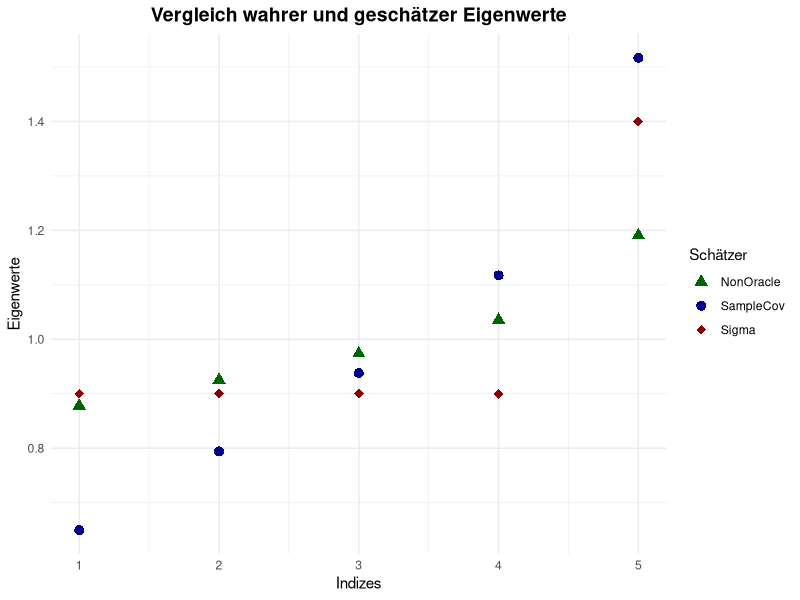
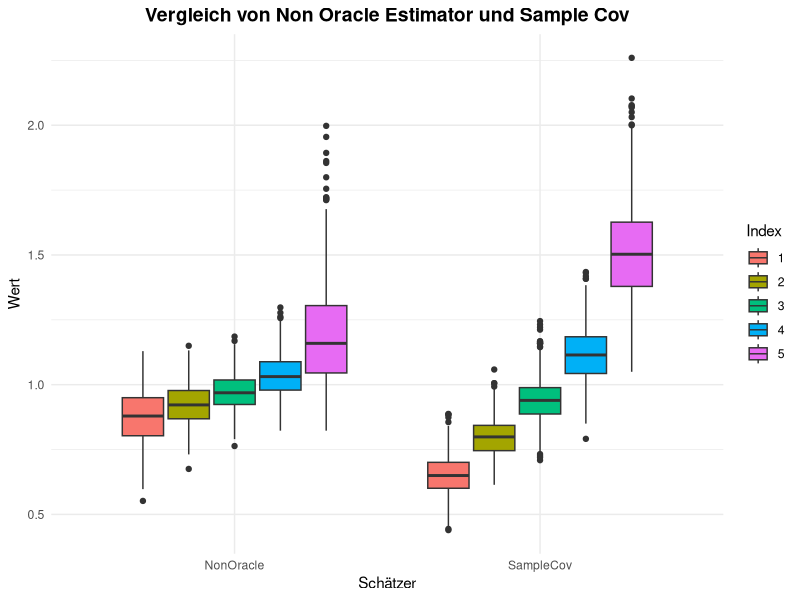
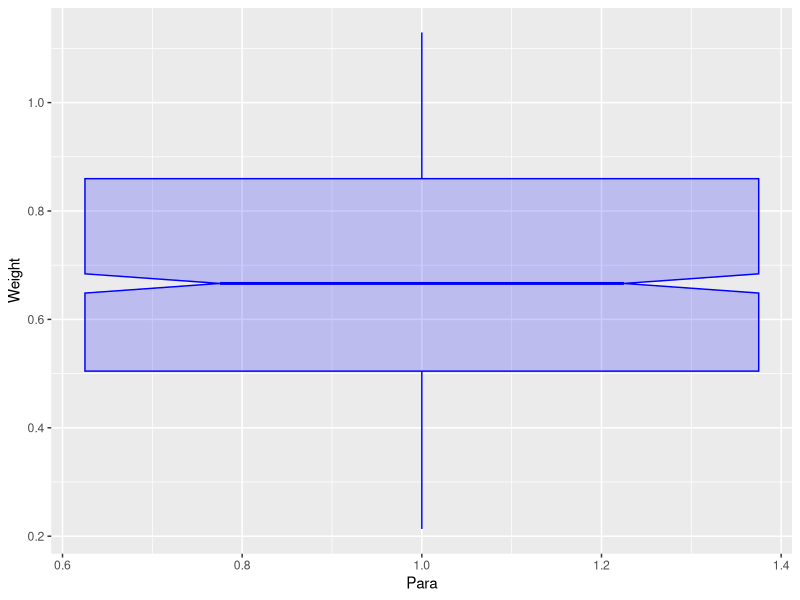

R code for these plots, in order:
library(tidyverse)
library(MASS)

## Aufgabe c)

# Parameter
p <- 5
n <- 100
M <- 1000
Sigma <- matrix(c( 1 , rep (.1 ,4) , .1 , 1 , rep ( .1 , 3 ) , .1 , .1 , 1 , .1 , .1 , rep(.1 ,3) ,1 ,.1 , rep (.1 ,4) ,1) ,5 ,5)
mu <- c(rep(0,p))
w <- 0:100/100
gamma <- (1/5) * sum(diag(Sigma))


# Funktion zur Berechnung des Non-Oracle Estimator

get_non_oracle_estimator <- function(n, p){
  # Daten simulieren
  Sigma <- diag(0.9, nrow = p, ncol = p) + matrix(0.1, nrow = p, ncol = p)
  mu = c(rep(0,p))
  X <- mvrnorm(n, mu, Sigma)
  sample_cov <- (1/n) * t(X) %*% X
  
  # Parameter schätzen
  # gamma
  gamma <- (1/p) * sum(diag(sample_cov %*% diag(p)))

  # delta^2
  delta2 <- (1/5) * norm((sample_cov - gamma * diag(p)), type = "F")^2
  
  # beta^2
  beta2_help <- rep(0, n)
  for (i in 1:n){
    temp <- outer(t(X)[,i] , X[i,]) - sample_cov
    # Produkt zweier Vektoren um (n x n)-Matrix zu erhalten
    beta2_help[i] <- (1/p) * norm(temp, type = "F")^2 
  }
  beta2_pilot <- (1/n^2) * sum(beta2_help)
  beta2 <- min(beta2_pilot, delta2)
  
  # alpha^2
  alpha2 <- delta2 - beta2
  
  # Gewichte berechnen
  rho1 <- (beta2/delta2) * gamma
  rho2 <- alpha2/delta2
  
  # Schätzer berechen
  estimator <- rho1 * diag(p) + rho2 * sample_cov
  return(list(estimator = estimator, para1 = rho1, para2 = rho2))
}

get_sample_cov <- function(n, p){
  Sigma <- diag(0.9, nrow = p, ncol = p) + matrix(0.1, nrow = p, ncol = p)
  mu = c(rep(0,p))
  X <- mvrnorm(n, mu, Sigma)
  sample_cov <- (1/n) * t(X) %*% X
  return(sample_cov)
}


# Monte-Carlo Simulation und Berechnung der Eigenwerte

get_estimated_ev <- function(M, n, p){
  
  sum_ev_sample_cov <- rep(0,p)
  for (i in (1:M)){
    estimator <- get_sample_cov(n, p)
    sum_ev_sample_cov <- sum_ev_sample_cov + sort(eigen(estimator, symmetric=TRUE, only.values=TRUE)$values, decreasing = FALSE) 
  }
  
  sum_ev_non_oracle <- rep(0,p)
  for (i in (1:M)){
    estimator <- get_non_oracle_estimator(n, p)$estimator
    sum_ev_non_oracle <- sum_ev_non_oracle + sort(eigen(estimator, symmetric=TRUE, only.values=TRUE)$values, decreasing = FALSE) 
  }
  
  estimated_ev <- data.frame(matrix(0, p, 2))
  colnames(estimated_ev) <- c("SampleCov", "NonOracle")
  
  estimated_ev$SampleCov <- sum_ev_sample_cov/M
  estimated_ev$NonOracle <- sum_ev_non_oracle/M
  
  return(estimated_ev)
}

estimated_ev <- get_estimated_ev(1000, 100, 5)
true_eigenvalues <- sort(eigen(Sigma)$values)
indizes <- (1:5)

ggplot() +
  geom_point(aes(x = indizes, y = estimated_ev$SampleCov, color = "SampleCov", shape = "SampleCov"), size = 3) +
  geom_point(aes(x = indizes, y = estimated_ev$NonOracle, color = "NonOracle", shape = "NonOracle"), size = 3) +
  geom_point(aes(x = indizes, y = true_eigenvalues, color = "Sigma", shape = "Sigma"), size = 3) +
  labs(x = "Indizes", y = "Eigenwerte", title = "Vergleich wahrer und geschätzer Eigenwerte") + 
  scale_color_manual(
    values = c("SampleCov" = "darkblue", "NonOracle" = "darkgreen", "Sigma" = "darkred"),
    name = "Schätzer"
  ) + 
  scale_shape_manual(
    values = c("SampleCov" = 16, "NonOracle" = 17, "Sigma" = 18), # Form der Punkte
    name = "Schätzer"
  ) +
  theme_minimal() +
  theme(
    plot.title = element_text(face = "bold", size = 14, hjust = 0.5)
  )


# Alle Eigenwerte und Weights ausgeben lassen
get_all_est_ev_and_weights <- function(M, n, p){
  # 3-dim Array zur Speicherung aller Eigenwerte
  # Dimension 1 für Sample Cov, Dimension 2 für Non Oracle Estimator
  ev_array <- array(0, dim=c(2, M*p, 2))
  
  # Speicher für weights
  weights <- array(0, dim=c(1000,2))

  for (i in (1:M)){
    print(i)
    non_oracle <- get_non_oracle_estimator(n, p)
    non_oracle_est <- non_oracle$estimator
    weights[i,] <- c(non_oracle$para1, non_oracle$para2)
    sample_cov <- get_sample_cov(n, p)
    non_oracle_ev <- sort(eigen(non_oracle_est, symmetric=TRUE, only.values=TRUE)$values, decreasing = FALSE) 
    sample_cov_ev <- sort(eigen(sample_cov, symmetric=TRUE, only.values=TRUE)$values, decreasing = FALSE) 
    
    
    for (j in (1:p)){
      ev_array[1, (i-1)*p + j, 1] <- j
      ev_array[1, (i-1)*p + j, 2] <- sample_cov_ev[j]
      
      ev_array[2, (i-1)*p + j, 1] <- j
      ev_array[2, (i-1)*p + j, 2] <- non_oracle_ev[j]
    }
  }
  return(list(eigenvalues = ev_array, weights = weights))
}

all_iterations <- get_all_est_ev_and_weights(M=1000, n=100, p=5)
all_est_ev <- all_iterations$eigenvalues
weights <- all_iterations$weights
View(weights)

# Data Frames für BoxPlots erstellen

all_ev_sample_cov <- data.frame(all_est_ev[1,,])
colnames(all_ev_sample_cov) <- c("Index", "Wert")
all_ev_sample_cov$Schätzer <- "SampleCov"

all_ev_non_oracle <- data.frame(all_est_ev[2,,])
colnames(all_ev_non_oracle) <- c("Index", "Wert")
all_ev_non_oracle$Schätzer <- "NonOracle"

all_ev_df <- rbind(all_ev_non_oracle, all_ev_sample_cov)
all_ev_df$Index <- as.factor(all_ev_df$Index)

ggplot(all_ev_df, aes(x=Schätzer, y=Wert)) +
  geom_boxplot(aes(fill=Index)) +
  labs(title = "Vergleich von Non Oracle Estimator und Sample Cov") +
  theme_minimal() +
  theme(
    plot.title = element_text(face = "bold", size = 14, hjust = 0.5)
  )

######### hier noch irgendwie weights plotten 

View(weights)
# überlegen wo die Nuller her kommen
# wichtig: bei meinem rho1 ist gamma mit drin (soll so)
test_df <- data.frame(weights[,1])
View(test_df)
colnames(test_df) = c("Weight")
test_df$Para <- 1


ggplot(test_df, aes(x = Para, y = Weight)) + 
  geom_boxplot(color = "blue", fill = "blue", alpha = 0.2, 
               notch = TRUE, notchwidth = 0.6,
               outlier.colour = "red", outlier.fill = "red", outlier.size = 2) 
